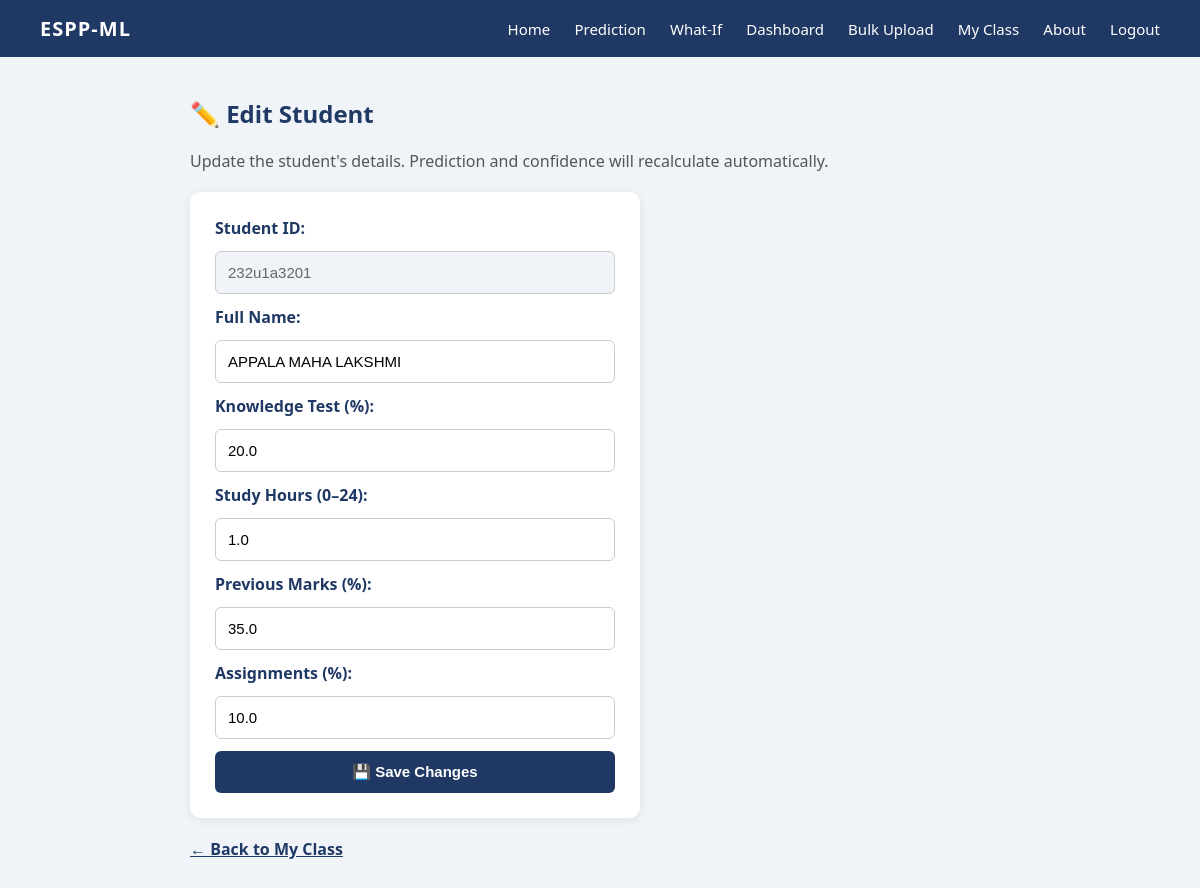
/students/edit/1 (signed in), run on the app's committed database.
### tables this page shows
CREATE TABLE students (
        id INTEGER PRIMARY KEY AUTOINCREMENT,
        student_id TEXT UNIQUE,
        name TEXT NOT NULL,
        knowledge_test REAL,
        study_hours REAL,
        previous_marks REAL,
        assignments REAL,
        prediction TEXT,
        confidence REAL,
        added_by TEXT,
        timestamp DATETIME DEFAULT CURRENT_TIMESTAMP
    );

### app.py (the view, shortened to what this page needs)
@app.route("/students/edit/<int:sid>", methods=["GET", "POST"])
def edit_student(sid):
    if "username" not in session:
        return redirect(url_for("login"))
    conn = sqlite3.connect("users.db")
    c = conn.cursor()
    c.execute("SELECT * FROM students WHERE id=?", (sid,))
    student = c.fetchone()
    conn.close()
    if not student:
        flash("Student not found.", "danger")
        return redirect(url_for("students"))
    return render_template("edit_student.html", student=student)

### templates/edit_student.html
{% extends "base.html" %}
{% block content %}
<h2>✏️ Edit Student</h2>
<p style="color:#555;margin-bottom:20px;">
    Update the student's details. Prediction and confidence will recalculate automatically.
</p>
<form method="POST">
    <label style="font-weight:bold;color:#1F3864;">Student ID:</label>
    <input type="text" value="{{ student[1] or '-' }}" disabled
           style="background:#f0f4f8;color:#666;">
    <label style="font-weight:bold;color:#1F3864;">Full Name:</label>
    <input type="text" name="name" value="{{ student[2] }}" required>
    <label style="font-weight:bold;color:#1F3864;">Knowledge Test (%):</label>
    <input type="number" step="0.1" min="0" max="100"
           name="knowledge_test" value="{{ student[3] or 0 }}" required>
    <label style="font-weight:bold;color:#1F3864;">Study Hours (0–24):</label>
    <input type="number" step="0.1" min="0" max="24"
           name="study_hours" value="{{ student[4] or 0 }}" required>
    <label style="font-weight:bold;color:#1F3864;">Previous Marks (%):</label>
    <input type="number" step="0.1" min="0" max="100"
           name="previous_marks" value="{{ student[5] or 0 }}" required>
    <label style="font-weight:bold;color:#1F3864;">Assignments (%):</label>
    <input type="number" step="0.1" min="0" max="100"
           name="assignments" value="{{ student[6] or 0 }}" required>
    <button type="submit">💾 Save Changes</button>
</form>
<p style="margin-top:20px;">
    <a href="{{ url_for('students') }}">← Back to My Class</a>
</p>
{% endblock %}

### templates/base.html (style rules this page uses)
* { margin: 0; padding: 0; box-sizing: border-box; }
body { font-family: 'Segoe UI', Arial, sans-serif; background: #f0f4f8; color: #000; }
h2 { margin-bottom: 20px; color: #1F3864; }
form { display: flex; flex-direction: column; gap: 12px; max-width: 450px; background: #fff; padding: 25px; border-radius: 10px; box-shadow: 0 2px 10px rgba(0,0,0,0.08); }
input, button { padding: 12px; font-size: 15px; border-radius: 6px; border: 1px solid #ccc; }
button { background: #1F3864; color: white; border: none; cursor: pointer; font-weight: bold; }
p a { color: #1F3864; font-weight: bold; }

### data on the page
students: student "232u1a3201", name "APPALA MAHA LAKSHMI", knowledge_test "20.0", study_hours "1.0", previous_marks "35.0", assignments "10.0"
